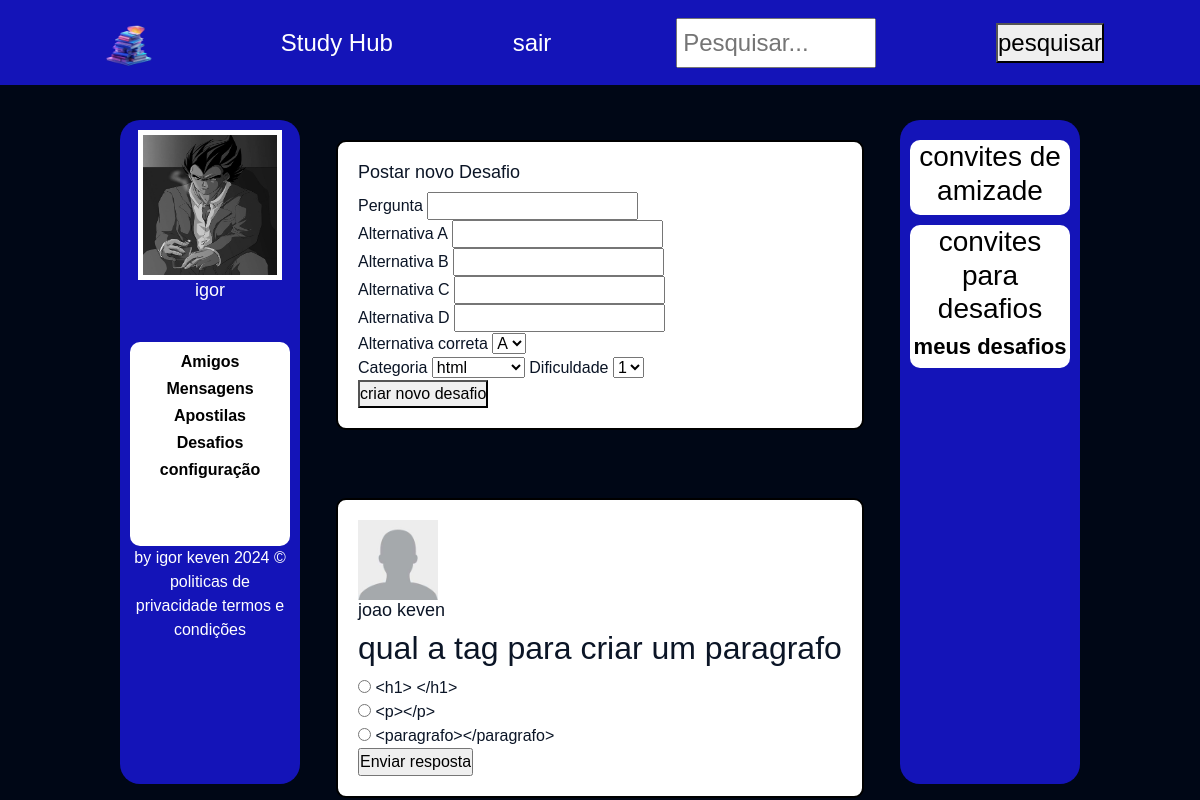
Screenshot of /home (signed in) with the database file from the repository.
### tables this page shows
CREATE TABLE usuario (
    id INTEGER PRIMARY KEY,
    nome TEXT NOT NULL,
    senha TEXT NOT NULL,
    tema TEXT DEFAULT '#3b5998',
    img_perfil TEXT DEFAULT '/static/imagens/user.png',
    img_capa TEXT DEFAULT '/static/imagens/fundo.jpg'
);

CREATE TABLE desafios (
    id INTEGER PRIMARY KEY AUTOINCREMENT,
    id_usuario INTEGER,
    pergunta TEXT,
    respostaA TEXT,
    respostaB TEXT,
    respostaC TEXT,
    respostaD TEXT,
    respostaCERTA TEXT,
    categoria TEXT,
    dificuldade INTEGER
);

### main.py (the view)
@app.route('/home')
def home():
    if 'usuario' in session:  # SE TENTAR ENTRAR SEM LOGIN NAO CAI AQUI
        nome = session['usuario']  # Obtenha o nome do usuário da sessão
        conn = sqlite3.connect('usuarios.db')
        cursor = conn.cursor()
        cursor.execute("SELECT * FROM usuario WHERE nome = ?", (nome,))
        usuario = cursor.fetchone()
        cursor.execute("""
            SELECT u.*
            FROM usuario u
            INNER JOIN amigos a ON u.id = a.amigo_id
            WHERE a.usuario_id = ?
        """, (usuario[0],))
        amigos = cursor.fetchall()  # Obter todos os dados dos amigos
        cursor.execute("""
            SELECT *
            FROM usuario
            WHERE id NOT IN (
                SELECT amigo_id
                FROM amigos
                WHERE usuario_id = ?
            )
            AND id != ?
        """, (usuario[0], usuario[0]))
        possiveis_amigos = cursor.fetchall()  # Obter todos os dados dos possíveis amigos
        cursor.execute("""
            SELECT u.*
            FROM usuario u
            INNER JOIN solicitacoes_amizade s ON u.id = s.solicitante_id
            WHERE s.solicitado_id = ?
        """, (usuario[0],))
        solicitacoes_amizade = cursor.fetchall()
        cursor.execute("""
            SELECT d.*
            FROM desafios d
            INNER JOIN amigos a ON d.id_usuario = a.amigo_id
            WHERE a.usuario_id = ?
        """, (usuario[0],))
        desafios = cursor.fetchall()
        cursor.execute("""
            SELECT u.*
            FROM usuario u
            INNER JOIN desafios d ON u.id = d.id_usuario
            WHERE u.id != ?
        """, (usuario[0],))
        usuarios_com_desafios = cursor.fetchall()
        cursor.close()
        conn.close()
        if usuario is not None:  # Se encontramos um usuário que corresponde ao nome de usuário
            tema = usuario[3]  # Obtenha o tema do perfil do usuário
            img_perfil = usuario[4]  # Obtenha a imagem de perfil do usuário
            img_capa = usuario[5]  # Obtenha a imagem de capa do usuário
            apostilas = ['apostila1.pdf','apostila2.pdf','apostila3.pdf','apostila4.pdf']  # DEPOIS APAGAR E PEGAR DADOS DO BD
            return render_template('home.html',usuarios_com_desafios=usuarios_com_desafios,desafios=desafios,solicitacoes_amizade=solicitacoes_amizade,possiveis_amigos=possiveis_amigos,nome=nome, fundo=img_capa, apostilas=apostilas, tema=tema,img_perfil=img_perfil, amigos=amigos)
        else:
            flash('Erro ao buscar os dados do usuário!!')
            return redirect('/')
    else:
        flash('É necessario fazer login para acessar!!')
        return redirect('/')

### templates/home.html (shortened to what this page needs)
<!doctype html>
<html lang="en">
    <head>
        <link href="https://cdn.jsdelivr.net/npm/bootstrap@5.3.2/dist/css/bootstrap.min.css" rel="stylesheet">
        <link href="static/css/cadastro.css" rel="stylesheet">
        <link href="static/css/base.css" rel="stylesheet">
        <link rel="stylesheet" href="/static/css/home.css">
    </head>
    <body style="background-image: url('{{fundo}}'); ">
        <div class="navbar">
            <img class="logo_navBar" src="/static/imagens/logo.png" alt="">
            Study Hub
            <div class="botoes_navbar">
                <a  href="/sair">sair</a>
            </div>
            <input type="text" class="search-bar" placeholder="Pesquisar...">
            <button>pesquisar</button>
        </div>
        <aside class="perfil">
            <img src="{{img_perfil}}" alt="foto de perfil" title="Mudar foto"  width="200" height="150" id="foto_perfi">
            <br>
            <h1 class="nome"> {{nome}}</h1>
            <div class="menu_lateral_esquendo">
              <div class="menu_lateral_esquendo_1">
                <h3 class="menu_perfil" id="btn_amigos">Amigos</h3>
                <h3 class="menu_perfil" id="btn_mensagens">Mensagens</h3>
                <h3 class="menu_perfil" id="btn_apostila">Apostilas</h3>
                <h3 class="menu_perfil" id="btn_desafios">Desafios</h3>
                <h3 class="menu_perfil" id="btn_config">configuração</h3>
                <br><br>
              </div>
            </div>
            by igor keven 2024 &copy;<br>
            <a class="poiticas" >politicas de privacidade</a>
            <a class="poiticas" >termos e condições</a>
        </aside>
        <div class="conteudo">
          <div id="feed">
            {% include 'feed.html' %}
        </div>
      </div>
        <aside class="lateral_direita">
            <div class="menu_lateral_direito">
                <h3 style="color: black;" > convites de amizade</h3>
            </div>
            <div class="menu_lateral_direito">
                <h3 style="color: black;"> convites para desafios</h3>
                <h3 class="menu_perfil" id="apagar_conta">meus desafios</h3>
            </div>
        </aside>
    </body>
</html>

### templates/feed.html (shortened to what this page needs)
    <div class="novo_flashCard feed">
      <h1>Postar novo Desafio</h1>
      <form action="/novo_desafio" method="post" id="formDesafio">
        <label for="pergunta">Pergunta</label>
        <input type="text" name="pergunta" id="pergunta" required><br>
        <label for="respostaA">Alternativa A</label>
        <input type="text" name="respostaA" id="respostaA" required><br>
        <label for="respostaB">Alternativa B</label>
        <input type="text" name="respostaB" id="respostaB"><br>
        <label for="respostaC">Alternativa C</label>
        <input type="text" name="respostaC" id="respostaC"><br>
        <label for="respostaD">Alternativa D</label>
        <input type="text" name="respostaD" id="respostaD"><br>
        <label for="respostaCerta">Alternativa correta</label>
        <select name="respostaCerta" id="respostaCerta" required>
          <option value="respostaA">A</option>
        </select><br>
        <label for="categoria">Categoria</label>
        <select name="categoria" id="categoria" required>
          <option value="html">html</option>
        </select>
        <label for="dificuldade">Dificuldade</label>
        <select name="dificuldade" id="dificuldade" required>
          <option value="1">1</option>
        </select><br>
                 <button type="submit">criar novo desafio</button>
      </form>
    </div>
<br><br>
{% if usuarios_com_desafios %}
  {% set desafios_processados = [] %}
  {% for usuario in usuarios_com_desafios %}
    {% for desafio in desafios %}
      {% if desafio[1] == usuario[0] and desafio[0] not in desafios_processados %}
        <div class="feed">
          <img src="{{ usuario[4] }}" alt="">
          <h1>{{ usuario[1] }}</h1>
          <form action="#" method="post" onsubmit="return verificarResposta(this);" data-resposta-certa="{{ desafio[7] }}">
            <h2>{{ desafio[2] }}</h2>
            <input type="radio" id="respostaA" name="resposta" value="respostaA">
            <label for="respostaA">{{ desafio[3] }}</label><br>
            {% if desafio[4] != None %}
            <input type="radio" id="respostaB" name="resposta" value="respostaB">
            <label for="respostaB">{{ desafio[4] }}</label><br>
            {% endif %}
            {% if desafio[5] != None %}
            <input type="radio" id="respostaC" name="resposta" value="respostaC">
            <label for="respostaC">{{ desafio[5] }}</label><br>
            {% endif %}
            <input type="submit" value="Enviar resposta">
          </form>
        </div>
      {% endif %}
    {% endfor %}
  {% endfor %}
{% endif %}

### static/css/cadastro.css (style rules this page uses)
* { margin: 0; padding: 0; }

### static/css/base.css (style rules this page uses)
:root { --main-color: #0b1526; --dark-color: #000716; --secondary-dark-color: rgb(15, 2, 26); --light-color: #00c1f3; --contrast-color: #f4c96b; --differential-color: #58fcd5; --tema: #3b5998; }
body { background-color: var(--dark-color) !important; color: white !important; }

### static/css/home.css (style rules this page uses)
body { font-family: Arial, sans-serif; margin: 0; padding: 0; background-color: #e9ebee; display: flex; justify-content: space-between; background-size: cover; background-repeat: no-repeat; background-position: center; background-attachment: fixed; }
.navbar { background-color: var(--tema); color: white; padding: 10px; text-align: center; font-size: 24px; position: fixed; width: 100%; top: 0; display: flex; justify-content: space-between; padding-left: 8%; padding-right: 8%; z-index: 2; }
.logo_navBar { height: 65px; width: 65px; }
.botoes_navbar a { display: flex; justify-content: center; cursor: pointer; text-decoration: none; color: white; }
.botoes_navbar a ,.botoes_navbar .dropdown { margin-right: 5px; }
.search-bar { width: 200px; padding: 5px; justify-self: flex-end; }
.perfil { position: fixed; top: 15%; left: 10%; border-radius: 20px; height: 83%; width: 15%; background-color: var(--tema); padding: 10px; text-align: center; }
.poiticas { cursor: pointer; text-decoration: none; color: white; }
.lateral_direita { position: fixed; top: 15%; right: 10%; border-radius: 20px; height: 83%; width: 15%; background-color: var(--tema); padding: 10px; text-align: center; }
.perfil img { border: solid 5px rgb(255, 255, 255); background-color: #0b1526; width: 90%; }
h1.nome { color: white; font-size: 18px; }
.menu_perfil { cursor: pointer; font-size: 22px; font-weight: bold; color: black; }
.menu_lateral_esquendo { margin-top: 25%; background-color: white; width: 100%; border-radius: 10px; padding: 10px; }
.menu_lateral_esquendo h3 { font-size: 16px; }
.menu_lateral_direito { background-color: white; width: 100%; border-radius: 10px; max-height: 200px; overflow-y: auto; margin-top: 10px; }
.conteudo { margin-top: 10%; margin-left: 28%; margin-right: 28%; background-color: transparent; width: 100%; height: 100%; border-radius: 10px; color: #0b1526; }
.novo_flashCard { border: solid 2px black; position: sticky; top: 11%; padding: 5px; opacity: 1; transition: opacity 0.3s ease; }
.feed { background-color: white; margin-top: 20px; padding: 20px; border-radius: 10px; border: solid 2px black; }
.feed h1 { font-size: 18px; }
.feed img { height: 80px; width: 80px; }

### rows the page displays
usuario: img_perfil (picture), nome "igor"
usuario: nome "joao keven"
desafios: img_perfil (placeholder picture), pergunta "qual a tag para criar um paragrafo", respostaA "<h1> </h1>", respostaB "<p></p>", respostaC "<paragrafo></paragrafo>"
